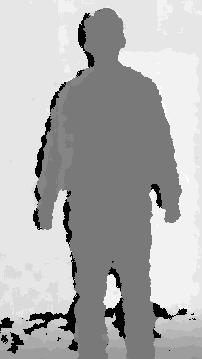
//> input picture img/person.pgm, 202 x 359 px
$ ./main   (built with g++ and OpenCV 4)
//> lines starting //> are read from the running program, lines starting //| are printed output that depends on the picture; after the words box and inside, x2 and y2 are one past the last pixel; in counts of white or black regions, pixels touching at a corner belong together
#include "opencv2/highgui.hpp"
#include "opencv2/imgcodecs.hpp"
#include "opencv2/imgproc.hpp"
#include <iostream>

using namespace std;
using namespace cv;

void infoImage(Mat img) {
  cout << "image width: " << img.cols << '\n'
       << "image height: " << img.rows << '\n'
       << "image size: " << (int)img.size().width*(int)img.size().height << '\n'
       << "image depth: " << img.depth() << '\n'
       << "image channels " << img.channels() << '\n'
       << "image type: " << img.type() << '\n' << endl;
}

vector<int> makeHistogram(Mat img) {
  vector<int> histogram;

  for(int i=0; i<65537; i++)
    histogram.push_back(0);

  for(int i = 0; i < img.rows; ++i) {
    ushort* pixel_val = img.ptr<ushort>(i);
    for (int j = 0; j < img.cols; ++j)
      histogram[(int)pixel_val[j]]++;
  }

  return histogram;
}

vector<int> Equalizedfunction(Mat img, vector<int> histogram) {
  for(int i=1; i<65537; i++)
    histogram[i] = histogram[(int)(i-1)] + histogram[(int)i];

  int minCDF = histogram[0];
  for(int i=1; i<65537; i++)
    if(minCDF > histogram[i])
      minCDF = histogram[i];

  int img_size = img.cols*img.rows;
  for(int i=0; i<65537; i++)
    histogram[i] = (int)cvRound( ( (double)(histogram[i] - minCDF)/(double)(img_size - minCDF))*65536.0);

  return histogram;
}

Mat equalizedImage(Mat img, vector<int> equalFunct) {
  for(int i = 0; i < img.rows; ++i) {
    ushort* pixel_val = img.ptr<ushort>(i);
    for (int j = 0; j < img.cols; ++j)
      pixel_val[j] = equalFunct[pixel_val[j]];
  }

  return img;
}

Mat drawHistogram(Mat img, vector<int> histogram, double mean=0, double stddev=0) {
  double maxHist = *max_element(histogram.begin(), histogram.end());
  int hist_w = 512; int hist_h = 400;
  double bin_w = (double)hist_w/65537.0;
  Mat histImage(hist_h, hist_w, CV_8UC3, Scalar(0,0,0));

  for(int i=0; i<65537; i++)
    histogram[i] = ((double)histogram[i]/maxHist)*hist_h;

  for(int i=0; i<65537; i++)
    line(histImage, Point(bin_w*(double)i, hist_h), Point(bin_w*(double)i, hist_h-histogram[i]), Scalar(0,0,255), 1, 8, 0);

  line(histImage, Point(bin_w*mean, hist_h*(mean/mean)), Point(bin_w*mean, 0), Scalar(255,0,0), 1, 8, 0);
  for(int i=0; i<hist_h; i++)
    if ( (i & 1) == 0 ) {
      drawMarker(histImage, Point(bin_w*(mean+stddev), (mean/mean)*i), Scalar(0,255,0), MARKER_SQUARE, 1, 1, 4);
      drawMarker(histImage, Point(bin_w*(mean-stddev), (mean/mean)*i), Scalar(0,255,0), MARKER_SQUARE, 1, 1, 4);
    }

  return histImage;
}

Mat filterImage(Mat img, double mean, double stddev) {
  for(int i = 0; i < img.rows; ++i) {
    ushort* pixel_val = img.ptr<ushort>(i);
    for(int j = 0; j < img.cols; ++j)
      if((double)pixel_val[j] > mean)
	pixel_val[j] = 65535;
      else
	pixel_val[j] = (ushort) 0;
  }

  return img;
}

int main(int argc, char** argv) {
  Mat img  = imread("/home/jhermosilla/GitHub/Depth_Histogram/img/person.pgm", IMREAD_ANYDEPTH);
//> img is the input picture: 359 rows x 202 cols, CV_16UC1; min 0, max 5535, mean 3828.5
  img.convertTo(img, CV_16U);
  Scalar mean, stddev;
  meanStdDev(img, mean, stddev, Mat());
//> mean = Scalar(3828.5); stddev = Scalar(1364.2)
  vector<int> Histogram = makeHistogram(img);
//> after the loop in makeHistogram, `for(int i = 0; i < img.rows; ++i)`: histogram = 65537 items
//> Histogram = 65537 items
  Mat imgHistogram = drawHistogram(img, Histogram, mean[0], stddev[0]);
//> in drawHistogram, `double maxHist = *max_element(histogram.begin(), histogram.end());`: maxHist = 11283
//> after the loop in drawHistogram, `for(int i=0; i<65537; i++)`: histogram = 65537 items
//> in drawHistogram, `line(histImage, Point(bin_w*mean, hist_h*(mean/mean)), Point(bin_w*mea..`:
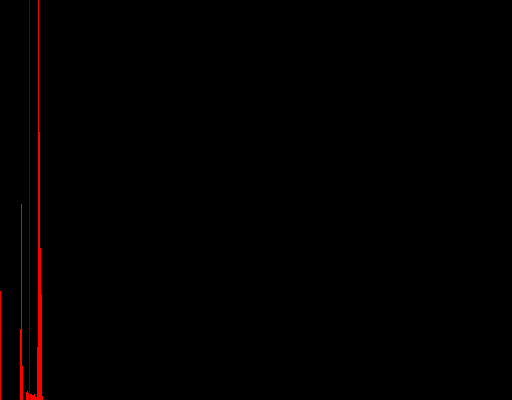
//> histImage: 400 rows x 512 cols, CV_8UC3; mean B, G, R 0.5, 0, 1.8
//> after the loop in drawHistogram, `for(int i=0; i<hist_h; i++)`:
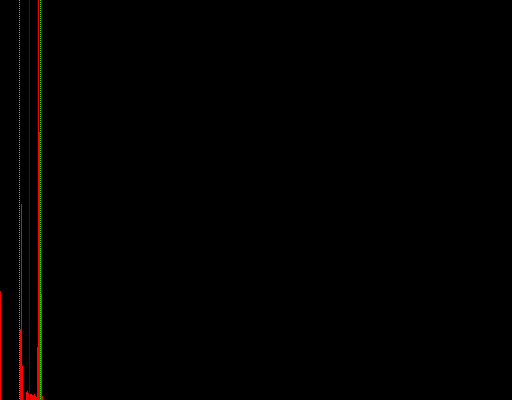
//> histImage: 400 rows x 512 cols, CV_8UC3; mean B, G, R 0.5, 0.5, 1.7
  imshow("Source image", img);
  imshow("Depth Histogram", imgHistogram);

  vector<int> equalFunction = Equalizedfunction(img, Histogram);
//> in Equalizedfunction, `int minCDF = histogram[0];`: minCDF = 3091
//> equalFunction = 65537 items
  Mat img_equal = equalizedImage(img, equalFunction);
//> after the loop in equalizedImage, `for(int i = 0; i < img.rows; ++i)`:
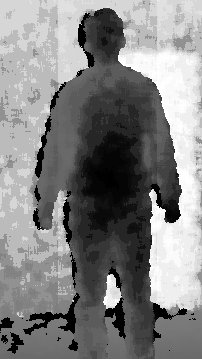
//> img: 359 rows x 202 cols, CV_16UC1; min 0, max 65535, mean 33564; drawn with min black and max white
  Scalar mean_equal, stddev_equal;
  meanStdDev(img_equal, mean_equal, stddev_equal, Mat());
//> mean_equal = Scalar(33564); stddev_equal = Scalar(20266.5)
  vector<int> Histogram_equal = makeHistogram(img_equal);
//> Histogram_equal = 65537 items
  Mat imgHistogram_equal = drawHistogram(img_equal, Histogram_equal, mean_equal[0], stddev_equal[0]);
//> call 2 of drawHistogram, with mean = 33564, stddev = 20266.5
//> after the loop in drawHistogram (call 2), `for(int i=0; i<65537; i++)`:
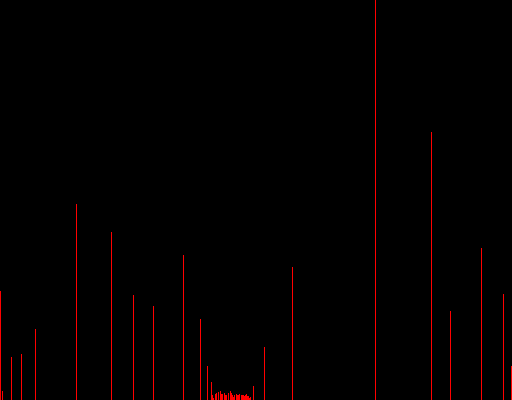
//> histImage: 400 rows x 512 cols, CV_8UC3; mean B, G, R 0, 0, 3.2
//> in drawHistogram (call 2), `line(histImage, Point(bin_w*mean, hist_h*(mean/mean)), Point(bin_w*mea..`:
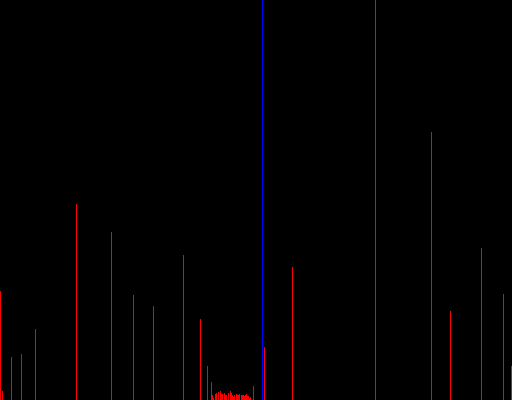
//> histImage: 400 rows x 512 cols, CV_8UC3; 0.2% of pixels changed, all inside (x1, y1, x2, y2) = (262, 0, 263, 400)
//> after the loop in drawHistogram (call 2), `for(int i=0; i<hist_h; i++)`:
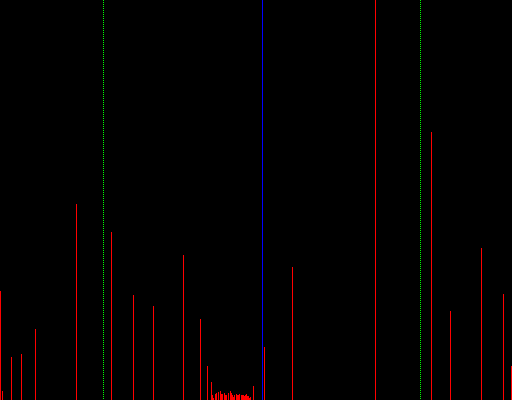
//> histImage: 400 rows x 512 cols, CV_8UC3; mean B, G, R 0.5, 0.5, 3.2
  imshow("Equalized image", img_equal);
  imshow("Equalized Depth Histogram", imgHistogram_equal);

  Mat img_equal_filt = filterImage(img_equal, mean_equal[0], stddev_equal[0]);
//> after the loop in filterImage, `for(int i = 0; i < img.rows; ++i)`:
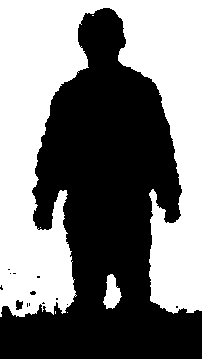
//> img: 359 rows x 202 cols, CV_16UC1; values 0 (black) and 65535 (white), 48.3% white; 6 white regions (4 under 20 px), largest, box (x1, y1, x2, y2) and area: (0, 0, 202, 317) 34653, (103, 274, 122, 309) 402
  imshow("Filtered image", img_equal_filt);
  infoImage(img_equal_filt);
//| image width: 202
//| image height: 359
//| image size: 72518
//| image depth: 2
//| image channels 1
//| image type: 2
  waitKey();
  return 0;
}

$ run again, with img/draw2.png saved as img/person.pgm
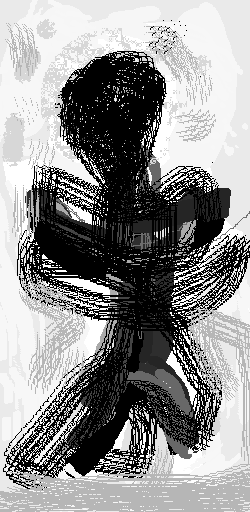
//> input picture img/draw2.png, 250 x 512 px
//> img is the input picture: 512 rows x 250 cols, CV_8UC1; min 0, max 255, mean 144.8
//> mean = Scalar(144.8); stddev = Scalar(109.1)
//> after the loop in makeHistogram, `for(int i = 0; i < img.rows; ++i)`: histogram = 65537 items
//> maxHist = 40679
//> after the loop in drawHistogram, `for(int i=0; i<65537; i++)`: histogram = 65537 items
//> after the loop in drawHistogram, `for(int i=0; i<hist_h; i++)`:
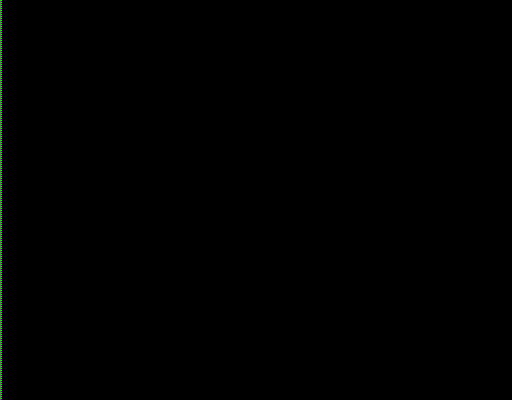
//> histImage: 400 rows x 512 cols, CV_8UC3; mean B, G, R 0.2, 0.5, 0.2
//> in Equalizedfunction, `int minCDF = histogram[0];`: minCDF = 40679
//> equalFunction = 65537 items
//> mean_equal = Scalar(20363.5); stddev_equal = Scalar(21495.8)
//> Histogram_equal = 65537 items
//> after the loop in filterImage, `for(int i = 0; i < img.rows; ++i)`:
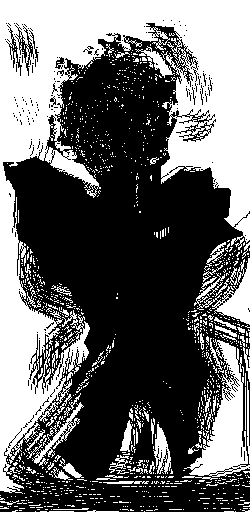
//> img: 512 rows x 250 cols, CV_16UC1; values 0 (black) and 65535 (white), 40.5% white; 1106 white regions (1039 under 20 px), largest, box (x1, y1, x2, y2) and area: (0, 0, 250, 494) 38959, (184, 338, 250, 477) 3627, (194, 258, 250, 325) 1375
//| image width: 250
//| image height: 512
//| image size: 128000
//| image depth: 2
//| image channels 1
//| image type: 2
